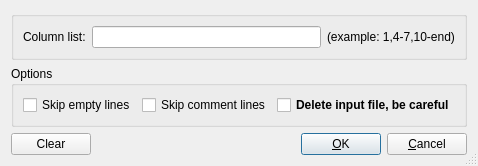
<?xml version="1.0" encoding="UTF-8"?>
<ui version="4.0">
 <class>ColumnListDialog</class>
 <widget class="QDialog" name="ColumnListDialog">
  <property name="geometry">
   <rect>
    <x>0</x>
    <y>0</y>
    <width>435</width>
    <height>145</height>
   </rect>
  </property>
  <property name="windowTitle">
   <string>Set column list</string>
  </property>
  <property name="sizeGripEnabled">
   <bool>true</bool>
  </property>
  <layout class="QGridLayout" name="gridLayout_3">
   <item row="0" column="0">
    <widget class="QGroupBox" name="groupBox">
     <property name="title">
      <string/>
     </property>
     <layout class="QGridLayout" name="gridLayout">
      <item row="0" column="0">
       <widget class="QLabel" name="label_2">
        <property name="text">
         <string>Column list:</string>
        </property>
       </widget>
      </item>
      <item row="0" column="1">
       <widget class="QLineEdit" name="ColumnList_lineEdit">
        <property name="minimumSize">
         <size>
          <width>200</width>
          <height>0</height>
         </size>
        </property>
       </widget>
      </item>
      <item row="0" column="2">
       <widget class="QLabel" name="label">
        <property name="text">
         <string>(example: 1,4-7,10-end)</string>
        </property>
       </widget>
      </item>
     </layout>
    </widget>
   </item>
   <item row="1" column="0">
    <widget class="QGroupBox" name="groupBox_2">
     <property name="title">
      <string>Options</string>
     </property>
     <layout class="QGridLayout" name="gridLayout_2">
      <item row="0" column="0">
       <widget class="QCheckBox" name="SkipEmptyLines_checkBox">
        <property name="text">
         <string>Skip empty lines</string>
        </property>
       </widget>
      </item>
      <item row="0" column="1">
       <widget class="QCheckBox" name="SkipCommentLines_checkBox">
        <property name="text">
         <string>Skip comment lines</string>
        </property>
       </widget>
      </item>
      <item row="0" column="2">
       <widget class="QCheckBox" name="DeleteInputFile_checkBox">
        <property name="font">
         <font>
          <weight>75</weight>
          <bold>true</bold>
         </font>
        </property>
        <property name="text">
         <string>Delete input file, be careful</string>
        </property>
       </widget>
      </item>
     </layout>
    </widget>
   </item>
   <item row="2" column="0">
    <layout class="QHBoxLayout" name="horizontalLayout">
     <item>
      <widget class="QPushButton" name="ClearAll_pushButton">
       <property name="text">
        <string>Clear</string>
       </property>
      </widget>
     </item>
     <item>
      <spacer name="horizontalSpacer">
       <property name="orientation">
        <enum>Qt::Horizontal</enum>
       </property>
       <property name="sizeHint" stdset="0">
        <size>
         <width>40</width>
         <height>20</height>
        </size>
       </property>
      </spacer>
     </item>
     <item>
      <widget class="QPushButton" name="OK_pushButton">
       <property name="text">
        <string>&amp;OK</string>
       </property>
       <property name="default">
        <bool>true</bool>
       </property>
      </widget>
     </item>
     <item>
      <widget class="QPushButton" name="Cancel_pushButton">
       <property name="text">
        <string>&amp;Cancel</string>
       </property>
      </widget>
     </item>
    </layout>
   </item>
  </layout>
 </widget>
 <tabstops>
  <tabstop>ColumnList_lineEdit</tabstop>
  <tabstop>SkipEmptyLines_checkBox</tabstop>
  <tabstop>DeleteInputFile_checkBox</tabstop>
  <tabstop>ClearAll_pushButton</tabstop>
  <tabstop>OK_pushButton</tabstop>
  <tabstop>Cancel_pushButton</tabstop>
  <tabstop>SkipCommentLines_checkBox</tabstop>
 </tabstops>
 <resources/>
 <connections/>
</ui>
